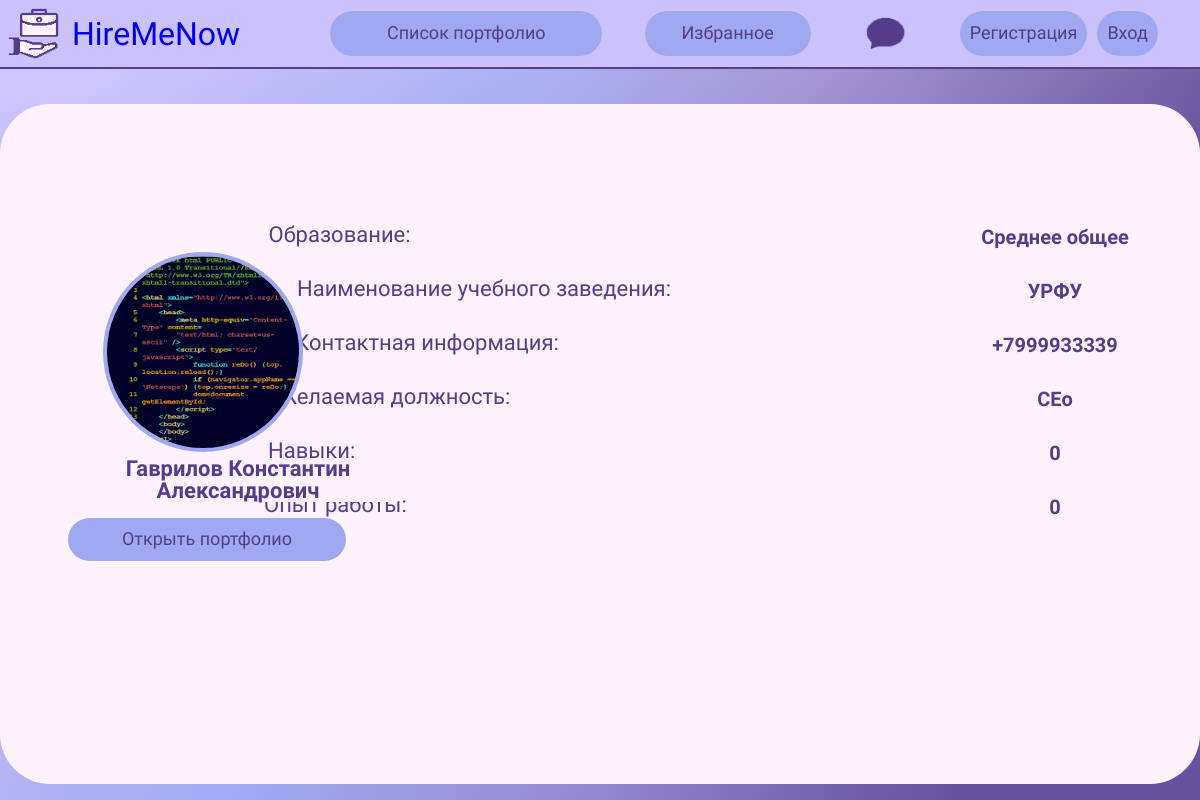
Page /profile/somelogin/ on the committed database.
### mainApp/models.py (models this page shows, shortened)
class userProfile(models.Model):
    user = models.OneToOneField(User, null=True, on_delete=models.CASCADE)
    resume = models.FileField(upload_to='files/', validators=[FileExtensionValidator(allowed_extensions=['pdf'])],
                              blank=True)
    avatar = models.ImageField(upload_to='images/', default='../static/img/profile.png',
                               validators=[FileExtensionValidator(allowed_extensions=['png', 'jpg', 'jpeg'])],
                               blank=True)
    fullName = models.CharField(max_length=100, blank=False, default='ИмяПользователя')
    education = models.CharField(max_length=100, blank=False, default='похоже, тут ничего нет...')
    edu_base = models.CharField(max_length=100, blank=False, default='похоже, тут ничего нет...')
    contacts = models.CharField(max_length=250, blank=False, default='похоже, тут ничего нет...')
    level = models.CharField(max_length=100, blank=False, default='похоже, тут ничего нет...')
    chars = models.CharField(max_length=150, blank=False, default='похоже, тут ничего нет...')
    exp = models.CharField(max_length=200, blank=False, default='похоже, тут ничего нет...')

### mainApp/views.py (the view)
# urls.py: path('profile/<str:username>/', views.profile, name='profile'),
def profile(request, username):
    user = User.objects.get(username=username)
    user_profile = userProfile.objects.get(user=user)
    if request.method == 'POST':
        user_profile.avatar = request.POST.get('img')
        user_profile.save()
    context = {
        'user_profile': user_profile
    }
    return render(request, 'profile.html', context)

### templates/profile.html (shortened to what this page needs)
{% load static %}
<!DOCTYPE html>
<html lang="ru" dir="ltr">
  <head>
    <link rel="stylesheet" href="{% static 'css/profile.css' %}">
      <link rel="stylesheet" href="{% static 'css/no_underline.css' %}">
  </head>
  <body>
    <div id="nav-bar">
		<a href="{% url 'home' %}" id="header">
			<img id="main-logo" src="{% static 'img/logo.png'%}" alt="logo">
			<h1 id="name">HireMeNow</h1>
		</a>
		<div id="buttons">
			<a href="{% url 'portfolio-list' %}" class="btn" id="portfolio-list">Список портфолио</a>
			<a href="{% url 'favorite' %}" class="btn" id="favorite">Избранное</a>
			<a href="{% url 'chat_template' %}" id="chat">
			<img src="{% static 'img/chat.png' %}" width="65px" alt="chat">
			</a>
            {% if user.is_authenticated %}
            <div id="enter">
				<a href="{% url 'profile' request.user.username %}" class="btn" id="profile"><img id="profile-picture" src="{% static 'img/profile.png' %}" width="40px">Профиль</a>
				<a href="{% url 'logout' %}" class="btn" id="logout">Выйти</a>
			</div>
            {% else %}
			<div id="enter">
				<a href="{% url 'register' %}" class="btn" id="reg">Регистрация</a>
				<a href="{% url 'login' %}" class="btn" id="log">Вход</a>
			</div>
            {% endif %}
		</div>
	</div>
	<div class="hero">
		<div class="info">
			<div id="education">
				<h5 class="info-labels">Образование:</h5>
			</div>
			<p class="input-value">{{ user_profile.education }}</p>
			<div id="school-name">
				<h5>Наименование учебного заведения:</h5>
			</div>
			<p class="input-value">{{ user_profile.edu_base }}</p>
			<div id="contacts">
				<h5>Контактная информация:</h5>
			</div>
			<p class="input-value">{{ user_profile.contacts }}</p>
			<div id="fav-role">
				<h5>Желаемая должность:</h5>
			</div>
			<p class="input-value">{{ user_profile.level }}</p>
			<div id="skills">
				<h5>Навыки:</h5>
			</div>
			<p class="input-value">{{ user_profile.chars }}</p>
			<div id="exp">
				<h5>Опыт работы:</h5>
			</div>
			<p class="input-value">{{ user_profile.exp }}</p>
			</div>
		<div class="avatar-header">
			<img class="avatar" src="{{ user_profile.avatar.url }}"/>
            <h3 id="user-name">{{ user_profile.fullName }}</h3>
			<div class="btn-wrap">
			<a href="{% url 'watch-portfolio' user_profile.user.username%}" class="avatar-header-btn" id="open-portfolio">Открыть портфолио</a>
            </div>
		</div>
	</div>
	</body>
</html>

### static/css/profile.css (style rules this page uses)
* { margin: 0; padding: 0; box-sizing: border-box; font-family: 'Comfortaa'; }
body { width: 100vw; height: 100vh; background: linear-gradient(110.2deg, rgba(203, 193, 253, 0.8) 7%, rgba(160, 168, 240, 0.8) 36.37%, rgba(151, 135, 203, 0.8) 55.83%, rgba(85, 61, 139, 0.8) 83.36%), linear-gradient(180.21deg, #FEF2FF 0.19%, #A0A8F0 27.03%);; overflow: hidden; color: #553d8b; }
#header { display: flex; align-items: center; justify-content: left; gap: 5px; }
#nav-bar { display: flex; align-items: center; flex-direction: row; background: #CBC1FD; border-bottom: 2px solid #553D8B; }
#buttons { width: 100%; display: flex; justify-content: space-evenly; }
#main-logo { width: 67px; height: 67px; }
#name { position: flex; display: flex; width: 216px; height: 40px; font-weight: 400; font-size: 32px; line-height: 40px; }
.btn { display: flex; flex-direction: row; justify-content: center; align-items: center; padding: 10px; background: #A0A8F0; border-radius: 25px; font-weight: 400; font-size: 18px; line-height: 22px; text-align: center; border: none; height: 45.83px; color: #553d8b; }
#portfolio-list { width: 272.41px; cursor: pointer; }
#favorite { width: 166.02px; cursor: pointer; }
#chat { display: flex; align-items: center; height: 45px; border: none; border-radius: 50%; cursor: pointer; background: #CBC1FD; }
#enter { display: flex; flex-direction: row; gap: 10px; }
::placeholder { color: #553D8B; }
.hero { margin: 35px auto; max-width: 1520px; height: 930px; max-height: 85vh; background: #FEF2FF; border-radius: 50px; width: 100%; }
.avatar-header { display: flex; flex-direction: column; justify-content: center; align-items: left; margin-left: 48px; margin-top: -34vh; position:relative; }
#user-name { margin-left: 15px; border-radius: 20px; margin-top: 6px; width: 40vw; max-width: 350px; background-color: #FEF2FF; color: #553D8B; font-weight: 700; font-size: 22px; line-height: 22px; min-height: 22px; text-align: center; }
::placeholder { text-align:center; }
.avatar { width: 200px; height: 200px; margin-left: 55px; margin-top: 6px; border-radius: 50%; border: 4px solid #A0A8F0; }
.btn-wrap { display: flex; flex-direction: column; justify-content: center; margin-left: 20px; width: 200px; }
.avatar-header-btn { padding: 12px; gap: 10px; height: 42.83px; background: #A0A8F0; border-radius: 54px; display: flex; flex-direction: row; justify-content: center; align-items: center; font-style: normal; font-weight: 400; font-size: 18px; line-height: 22px; border: none; color: #553D8B; }
#open-portfolio { width: 278px; margin-top: 16px; }
.info { display: flex; flex-direction: column; align-items: center; padding-top: 90px; margin-right: 20px; }
.info h5 { font-style: normal; font-weight: 400; font-size: 22px; line-height: 22px; }
#education { display: flex; flex-direction: row; margin-right: 143px; margin-top: 30px; }
#school-name { display: flex; flex-direction: row; margin-left: 38px; margin-top: 30px; }
#contacts { display: flex; flex-direction: row; margin-right: 76px; margin-top: 30px; }
#fav-role { display: flex; flex-direction: row; margin-right: 126px; margin-top: 30px; }
#skills { display: flex; flex-direction: row; margin-right: 144px; margin-top: 30px; }
#exp { display: flex; flex-direction: row; margin-right: 152px; margin-top: 30px; }
.info p { margin-left: 930px; margin-top: -20px; font-weight: bold; font-size: 20px; line-height: 22px; }
.info h5 { margin-left: -250px; }

### static/css/no_underline.css (style rules this page uses)
a { text-decoration: none; }

### rows in the picture
userProfile: education "Среднее общее", edu_base "УРФУ", contacts "+7999933339", level "CEo", chars "0", exp "0", avatar (picture), fullName "Гаврилов Константин Александрович"
